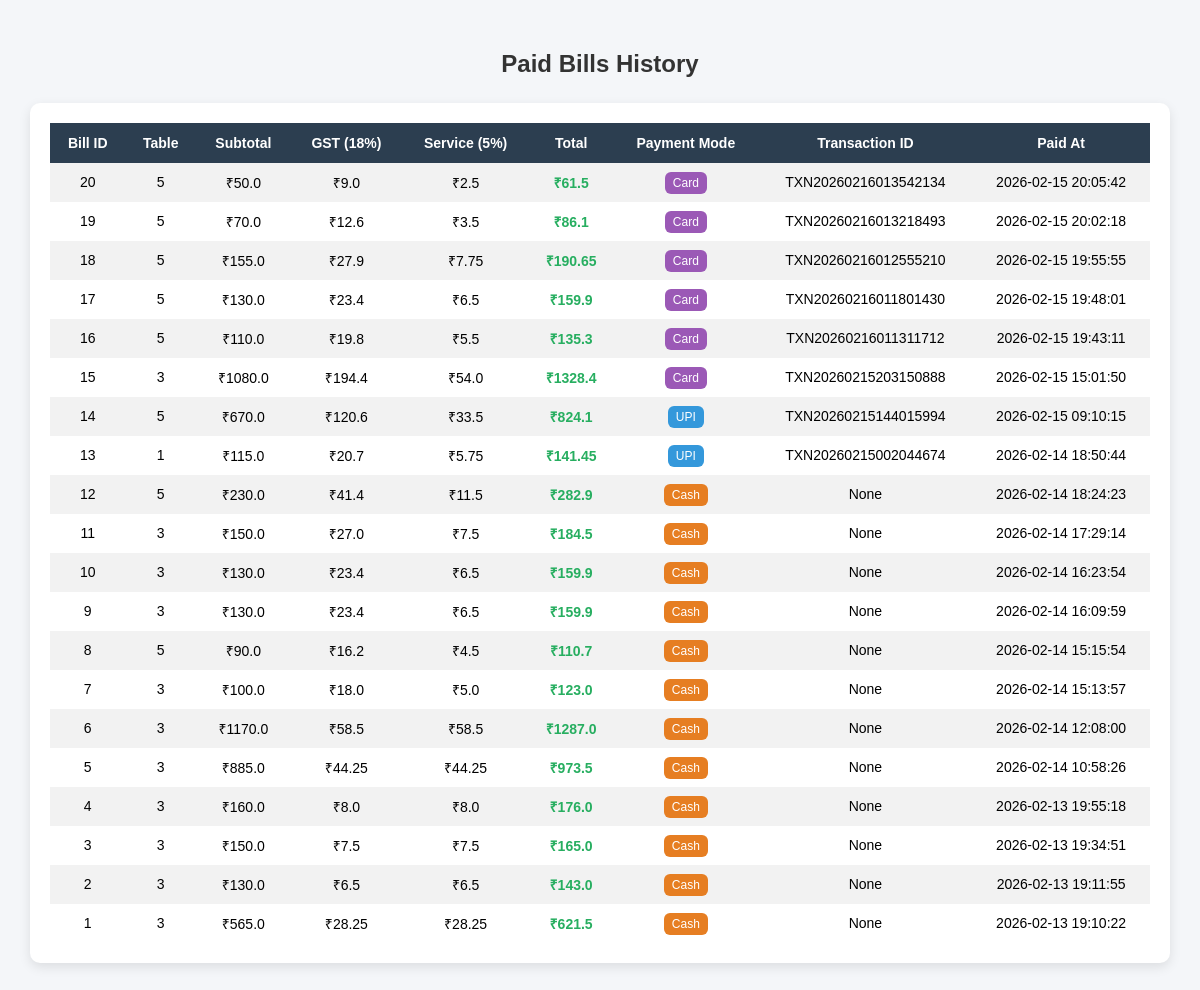
Page /admin/paid_bills on the earlier database version.
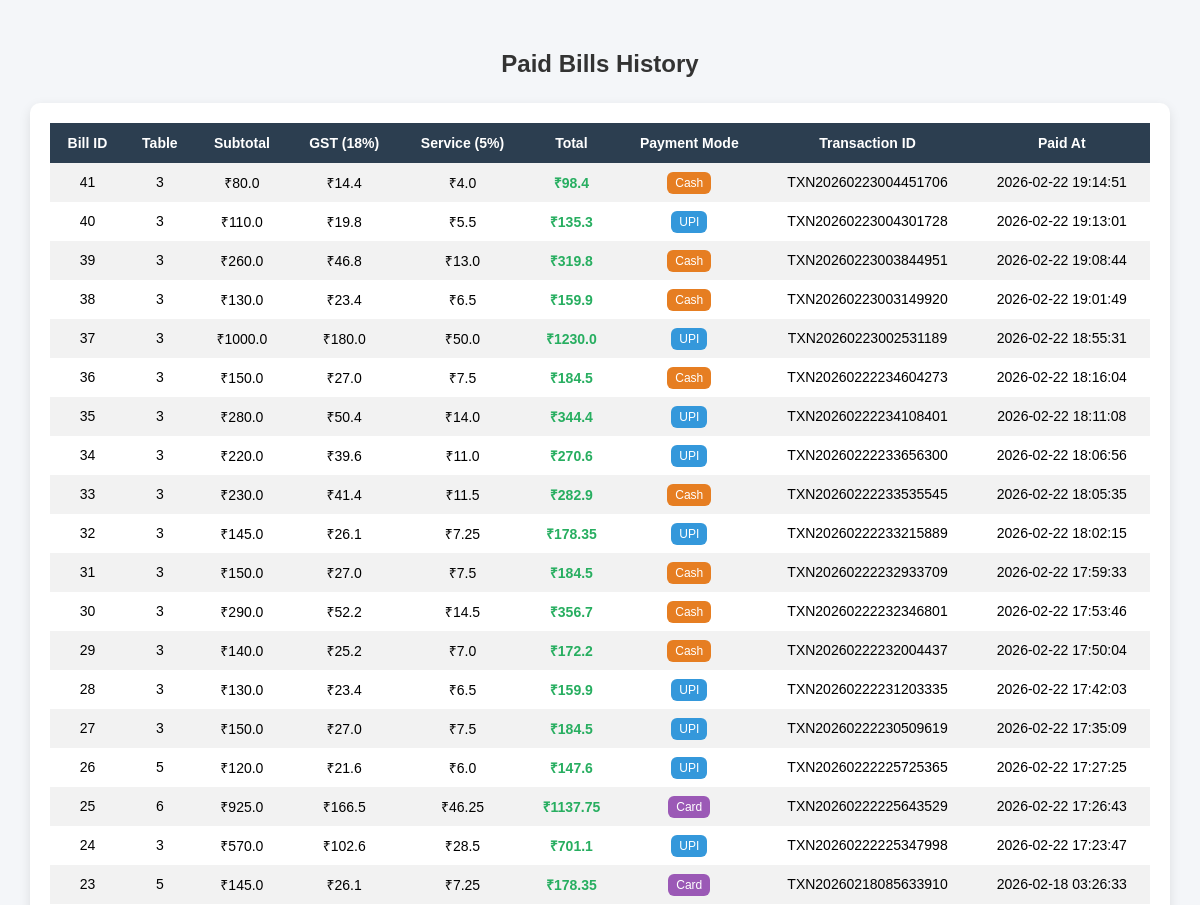
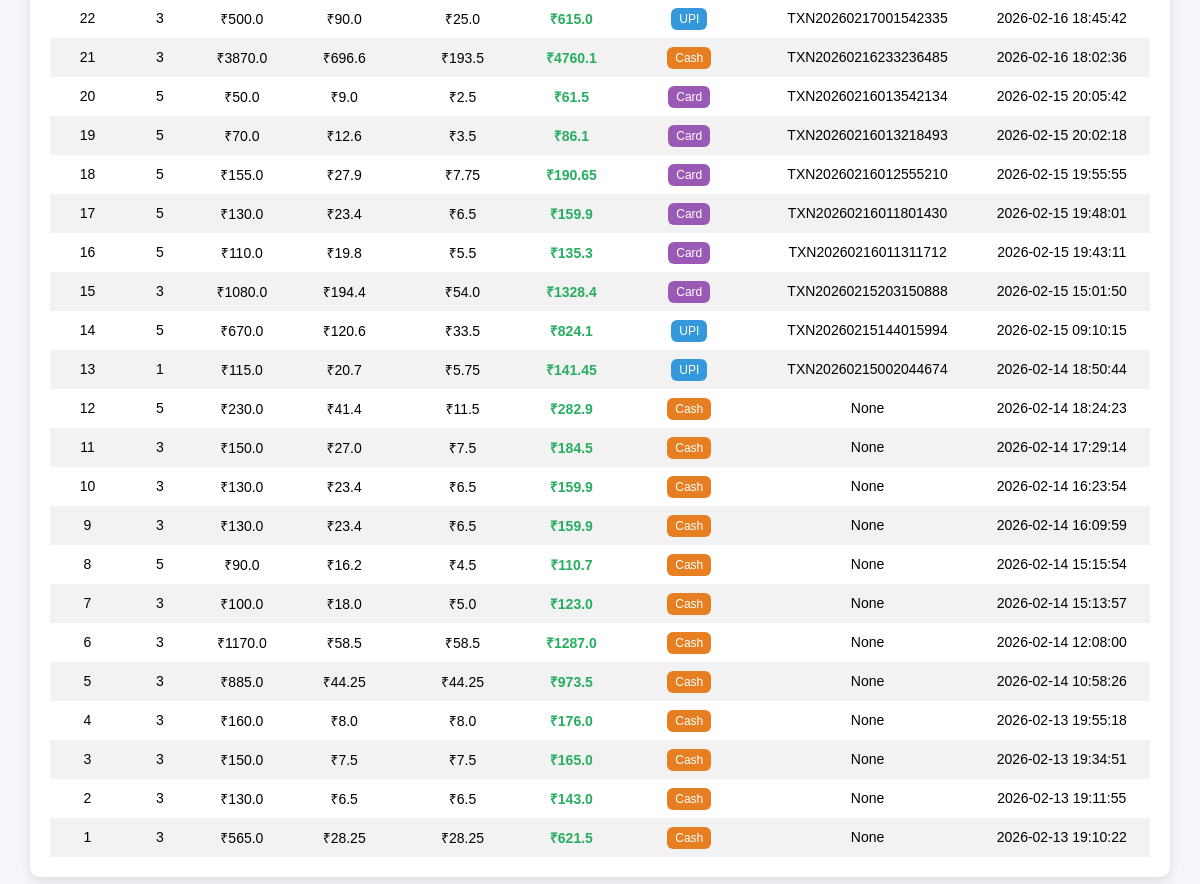
Same page on the later database version (2 pictures, top to bottom).
### tables this page shows
CREATE TABLE payments (
        id INTEGER PRIMARY KEY AUTOINCREMENT,
        paid_bill_id INTEGER,
        table_no INTEGER,
        amount REAL,
        payment_mode TEXT,
        transaction_id TEXT,
        payment_time TIMESTAMP DEFAULT CURRENT_TIMESTAMP,
        FOREIGN KEY (paid_bill_id) REFERENCES paid_bills(id)
    );

CREATE TABLE paid_bills (
    id INTEGER PRIMARY KEY AUTOINCREMENT,
    table_no INTEGER,
    subtotal REAL,
    gst REAL,
    service_charge REAL,
    grand_total REAL,
    paid_at TEXT
);

### app.py (the view)
@app.route("/admin/paid_bills")
def admin_paid_bills():
    conn = sqlite3.connect("database.db")
    conn.row_factory = sqlite3.Row
    cur = conn.cursor()
    cur.execute("""
        SELECT
            pb.id,
            pb.table_no,
            pb.subtotal,
            pb.gst,
            pb.service_charge,
            pb.grand_total,
            pb.paid_at,
            p.payment_mode,
            p.transaction_id
        FROM paid_bills pb
        LEFT JOIN payments p
        ON pb.id = p.paid_bill_id   -- ✅ FIXED JOIN
        ORDER BY pb.paid_at DESC
    """)
    bills = cur.fetchall()
    conn.close()
    return render_template("admin_paid_bills.html", bills=bills)

### templates/admin_paid_bills.html (shortened to what this page needs)
<!DOCTYPE html>
<html>
<head>
</head>
<body>
<h2>Paid Bills History</h2>
<div class="table-container">
    <table>
        <tr>
            <th>Bill ID</th>
            <th>Table</th>
            <th>Subtotal</th>
            <th>GST (18%)</th>
            <th>Service (5%)</th>
            <th>Total</th>
            <th>Payment Mode</th>
            <th>Transaction ID</th>
            <th>Paid At</th>
        </tr>
        {% for bill in bills %}
        <tr>
            <td>{{ bill["id"] }}</td>
            <td>{{ bill["table_no"] }}</td>
            <td>₹{{ bill["subtotal"] }}</td>
            <td>₹{{ bill["gst"] }}</td>
            <td>₹{{ bill["service_charge"] }}</td>
            <td class="total">₹{{ bill["grand_total"] }}</td>
            <td>
                {% if bill["payment_mode"] == "UPI" %}
                    <span class="badge upi">UPI</span>
                {% elif bill["payment_mode"] == "Card" %}
                    <span class="badge card">Card</span>
                {% else %}
                    <span class="badge cash">Cash</span>
                {% endif %}
            </td>
            <td>{{ bill["transaction_id"] }}</td>
            <td>{{ bill["paid_at"] }}</td>
        </tr>
        {% endfor %}
    </table>
</div>
</body>
</html>

Differences in the rows shown:
added payments: id "41", table_no "3", subtotal "80.0", gst "14.4", service_charge "4.0", grand_total "98.4", payment_mode "Cash", transaction_id "TXN20260223004451706", paid_at "2026-02-22 19:14:51"
added payments: id "40", table_no "3", subtotal "110.0", gst "19.8", service_charge "5.5", grand_total "135.3", payment_mode "UPI", transaction_id "TXN20260223004301728", paid_at "2026-02-22 19:13:01"
added payments: id "39", table_no "3", subtotal "260.0", gst "46.8", service_charge "13.0", grand_total "319.8", payment_mode "Cash", transaction_id "TXN20260223003844951", paid_at "2026-02-22 19:08:44"
added payments: id "38", table_no "3", subtotal "130.0", gst "23.4", service_charge "6.5", grand_total "159.9", payment_mode "Cash", transaction_id "TXN20260223003149920", paid_at "2026-02-22 19:01:49"
added payments: id "37", table_no "3", subtotal "1000.0", gst "180.0", service_charge "50.0", grand_total "1230.0", payment_mode "UPI", transaction_id "TXN20260223002531189", paid_at "2026-02-22 18:55:31"
added payments: id "36", table_no "3", subtotal "150.0", gst "27.0", service_charge "7.5", grand_total "184.5", payment_mode "Cash", transaction_id "TXN20260222234604273", paid_at "2026-02-22 18:16:04"
added payments: id "35", table_no "3", subtotal "280.0", gst "50.4", service_charge "14.0", grand_total "344.4", payment_mode "UPI", transaction_id "TXN20260222234108401", paid_at "2026-02-22 18:11:08"
added payments: id "34", table_no "3", subtotal "220.0", gst "39.6", service_charge "11.0", grand_total "270.6", payment_mode "UPI", transaction_id "TXN20260222233656300", paid_at "2026-02-22 18:06:56"
added payments: id "33", table_no "3", subtotal "230.0", gst "41.4", service_charge "11.5", grand_total "282.9", payment_mode "Cash", transaction_id "TXN20260222233535545", paid_at "2026-02-22 18:05:35"
added payments: id "32", table_no "3", subtotal "145.0", gst "26.1", service_charge "7.25", grand_total "178.35", payment_mode "UPI", transaction_id "TXN20260222233215889", paid_at "2026-02-22 18:02:15"
added payments: id "31", table_no "3", subtotal "150.0", gst "27.0", service_charge "7.5", grand_total "184.5", payment_mode "Cash", transaction_id "TXN20260222232933709", paid_at "2026-02-22 17:59:33"
added payments: id "30", table_no "3", subtotal "290.0", gst "52.2", service_charge "14.5", grand_total "356.7", payment_mode "Cash", transaction_id "TXN20260222232346801", paid_at "2026-02-22 17:53:46"
added payments: id "29", table_no "3", subtotal "140.0", gst "25.2", service_charge "7.0", grand_total "172.2", payment_mode "Cash", transaction_id "TXN20260222232004437", paid_at "2026-02-22 17:50:04"
added payments: id "28", table_no "3", subtotal "130.0", gst "23.4", service_charge "6.5", grand_total "159.9", payment_mode "UPI", transaction_id "TXN20260222231203335", paid_at "2026-02-22 17:42:03"
added payments: id "27", table_no "3", subtotal "150.0", gst "27.0", service_charge "7.5", grand_total "184.5", payment_mode "UPI", transaction_id "TXN20260222230509619", paid_at "2026-02-22 17:35:09"
added payments: id "26", table_no "5", subtotal "120.0", gst "21.6", service_charge "6.0", grand_total "147.6", payment_mode "UPI", transaction_id "TXN20260222225725365", paid_at "2026-02-22 17:27:25"
added payments: id "25", table_no "6", subtotal "925.0", gst "166.5", service_charge "46.25", grand_total "1137.75", payment_mode "Card", transaction_id "TXN20260222225643529", paid_at "2026-02-22 17:26:43"
added payments: id "24", table_no "3", subtotal "570.0", gst "102.6", service_charge "28.5", grand_total "701.1", payment_mode "UPI", transaction_id "TXN20260222225347998", paid_at "2026-02-22 17:23:47"
added payments: id "23", table_no "5", subtotal "145.0", gst "26.1", service_charge "7.25", grand_total "178.35", payment_mode "Card", transaction_id "TXN20260218085633910", paid_at "2026-02-18 03:26:33"
added payments: id "22", table_no "3", subtotal "500.0", gst "90.0", service_charge "25.0", grand_total "615.0", payment_mode "UPI", transaction_id "TXN20260217001542335", paid_at "2026-02-16 18:45:42"
added payments: id "21", table_no "3", subtotal "3870.0", gst "696.6", service_charge "193.5", grand_total "4760.1", payment_mode "Cash", transaction_id "TXN20260216233236485", paid_at "2026-02-16 18:02:36"
